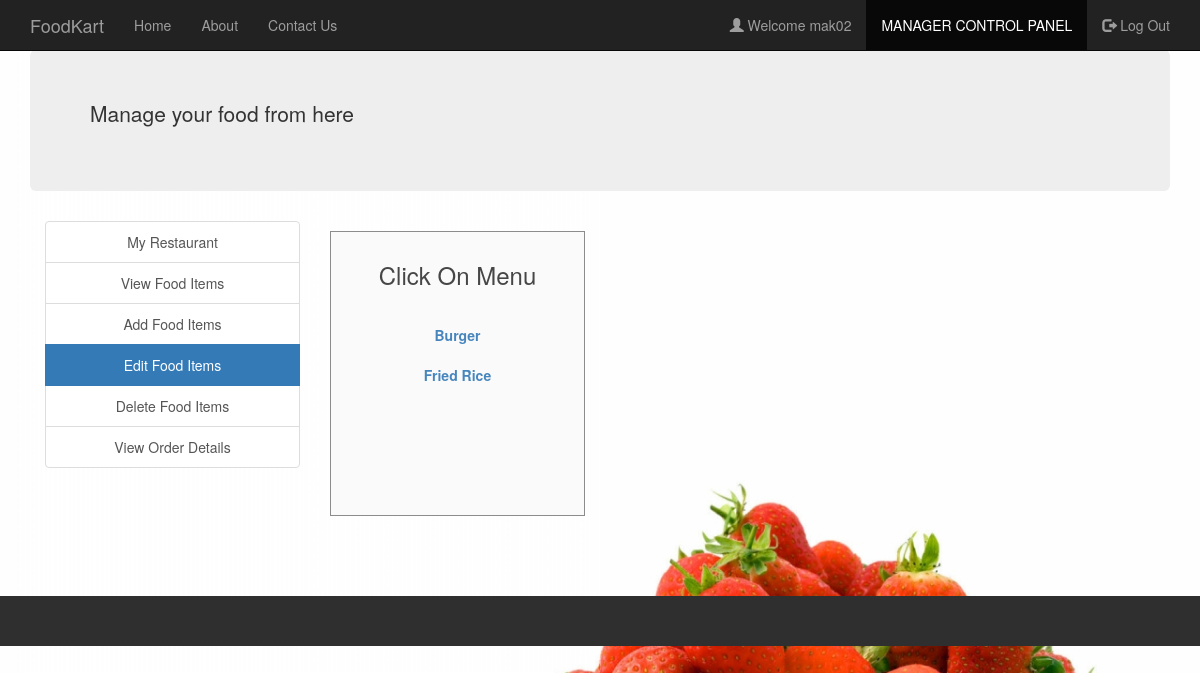
The app's page /edit_food_items.php (signed in), older data.
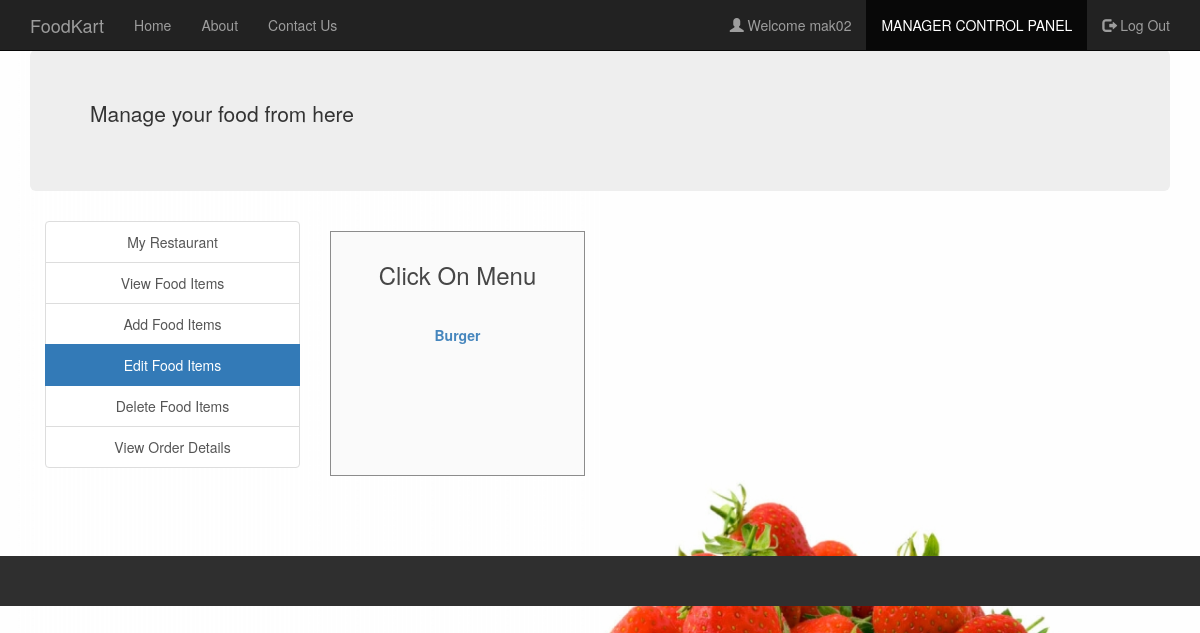
The same page, newer data.
### tables this page shows
CREATE TABLE `food` (
  `F_ID` int(30) NOT NULL,
  `name` varchar(30) NOT NULL,
  `price` int(30) NOT NULL,
  `description` varchar(200) NOT NULL,
  `R_ID` int(30) NOT NULL,
  `images_path` varchar(200) NOT NULL
);

### session_m.php (called while the page is built, shortened)
<?php
$conn = Connect();
$user_check=$_SESSION['login_user1'];
$query = "SELECT username FROM MANAGER WHERE username = '$user_check'";
$ses_sql = mysqli_query($conn, $query);
$row = mysqli_fetch_assoc($ses_sql);
$login_session =$row['username'];
?>

### edit_food_items.php (the view, shortened to what this page needs)
<?php
include('session_m.php');
?>
<!DOCTYPE html>
<html>
  <head>
  </head>
  <link rel="stylesheet" type = "text/css" href ="css/edit_food_items.css">
  <link rel="stylesheet" type = "text/css" href ="css/bootstrap.min.css">
  <body>
    <nav class="navbar navbar-inverse navbar-fixed-top navigation-clean-search" role="navigation">
      <div class="container">
        <div class="navbar-header">
          <a class="navbar-brand" href="index.php">FoodKart</a>
        </div>
        <div class="collapse navbar-collapse " id="myNavbar">
          <ul class="nav navbar-nav">
            <li><a href="index.php">Home</a></li>
            <li><a href="aboutus.php">About</a></li>
            <li><a href="contactus.php">Contact Us</a></li>
          </ul>
          <ul class="nav navbar-nav navbar-right">
            <li><a href="#"><span class="glyphicon glyphicon-user"></span> Welcome <?php echo $login_session; ?> </a></li>
            <li class="active"> <a href="managerlogin.php">MANAGER CONTROL PANEL</a></li>
            <li><a href="logout_m.php"><span class="glyphicon glyphicon-log-out"></span> Log Out </a></li>
          </ul>
        </div>
      </div>
    </nav>
<div class="container">
    <div class="jumbotron">
    <marquee><p>Manage your food from here</p></marquee>
    </div>
    </div>
<div class="container">
    	<div class="col-xs-3" style="text-align: center;">
    	<div class="list-group">
    		<a href="myrestaurant.php" class="list-group-item ">My Restaurant</a>
    		<a href="view_food_items.php" class="list-group-item ">View Food Items</a>
    		<a href="add_food_items.php" class="list-group-item ">Add Food Items</a>
    		<a href="edit_food_items.php" class="list-group-item active">Edit Food Items</a>
    		<a href="delete_food_items.php" class="list-group-item ">Delete Food Items</a>
        <a href="view_order_details.php" class="list-group-item ">View Order Details</a>
    	</div>
    </div>
<div class="col-xs-3">
  <div class="form-area" style="padding: 10px 10px 110px 10px; ">
    <div style="text-align: center;">
      <h3>Click On Menu <br><br></h3>
    </div>
    <?php
    $query = mysqli_query($conn, "SELECT * FROM food f WHERE f.R_ID IN (SELECT r.R_ID FROM RESTAURANTS r WHERE r.M_ID='$user_check') ORDER BY F_ID");
    while ($row = mysqli_fetch_array($query)) {
      ?>
      <div class="list-group" style="text-align: center;">
        <?php
      echo "<b><a href='edit_food_items.php?update= {$row['F_ID']}'>{$row['name']}</a></b>";
        ?>
      </div>
    <?php
    }
    ?>
  </div>
</div>
</div>
  </body>
<br>
  <footer class="container-fluid bg-4 text-center">
  <br>
  <br>
  </footer>
</html>

Row changes from the older to the newer data that the page shows:
removed food: name "Fried Rice"
